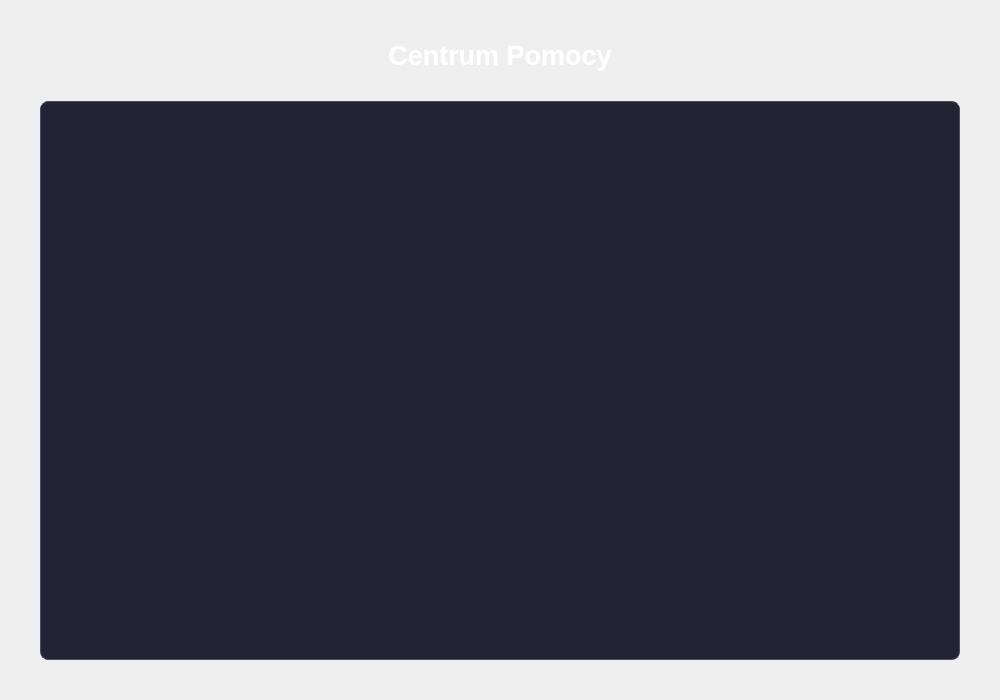
<?xml version="1.0" encoding="UTF-8"?>
<ui version="4.0">
 <class>HelpView</class>
 <widget class="QWidget" name="HelpView">
  <property name="geometry">
   <rect>
    <x>0</x>
    <y>0</y>
    <width>1000</width>
    <height>700</height>
   </rect>
  </property>
  <layout class="QVBoxLayout" name="verticalLayout">
   <property name="spacing">
    <number>20</number>
   </property>
   <property name="leftMargin">
    <number>40</number>
   </property>
   <property name="topMargin">
    <number>40</number>
   </property>
   <property name="rightMargin">
    <number>40</number>
   </property>
   <property name="bottomMargin">
    <number>40</number>
   </property>
   
   <item>
    <widget class="QLabel" name="labelHeader">
     <property name="font">
      <font>
       <pointsize>20</pointsize>
       <bold>true</bold>
      </font>
     </property>
     <property name="text">
      <string>Centrum Pomocy</string>
     </property>
     <property name="alignment">
      <set>Qt::AlignCenter</set>
     </property>
     <property name="styleSheet">
      <string notr="true">color: white; margin-bottom: 10px;</string>
     </property>
    </widget>
   </item>
   
   <item>
    <widget class="QTextBrowser" name="textBrowser">
     <property name="styleSheet">
      <string notr="true">background-color: #232336; border: 1px solid #4B4B6E; border-radius: 8px; padding: 15px; color: #E0E0E0;</string>
     </property>
     <property name="frameShape">
      <enum>QFrame::NoFrame</enum>
     </property>
     <property name="openExternalLinks">
      <bool>false</bool>
     </property>
    </widget>
   </item>
   
  </layout>
 </widget>
 <resources/>
 <connections/>
</ui>
